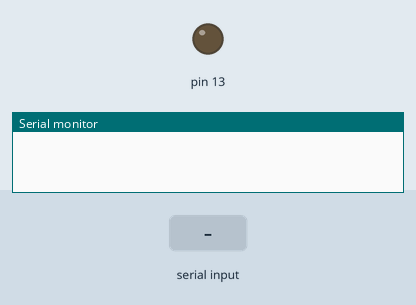
Recording of a sketch running on a simulated Arduino Uno, built with avr-gcc and run on an emulated ATmega328P. On the bench: output pins drawn as LEDs (lit = HIGH), the last lines printed to the serial monitor. Inputs (shaded band) come from the test bench.

Above: at 1.2 s.
1.3 s: "1" received over the second serial link
At 1.7 s:
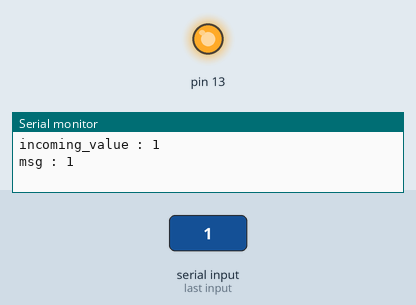
2.8 s: "0" received over the second serial link
At 3.9 s:
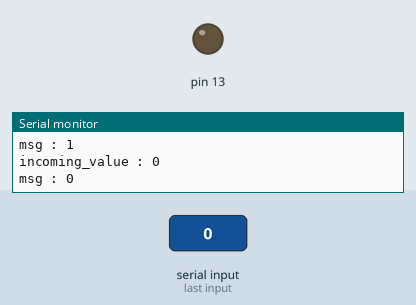
Timing chart, 0 to 5.8 s (numbered marks = the images above; inputs shaded):
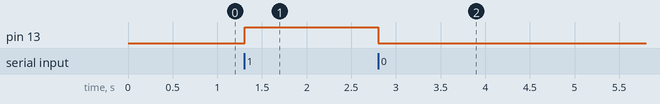

The sketch:

led_bluetooth.ino
```cpp
#include <SoftwareSerial.h>
//int rxd=1, txd=0;
//2 est le rx de l'arduino et 3 son tx
int rxd=3, txd=2;
SoftwareSerial Serialhc05(txd, rxd);

String msg;
String Incoming_value;

void setup() {
  pinMode(13, OUTPUT);
  //Serial.println("ENTER AT Commands:");
  Serialhc05.begin(9600);
  Serial.begin(9600);
}
void loop() {
  readSerialPort();

  if (Serialhc05.available()) {

    Serial.write(Serialhc05.read());
    Serial.println("t");
  }

}
void readSerialPort() {
  msg = "";

    delay(10);
    if (Serialhc05.available() > 0) {
      char c = Serialhc05.read();  //gets one byte from serial buffer
      msg += c;


      Incoming_value = msg;

      Serial.println("incoming_value : "+ Incoming_value);
      Serial.println("msg : "+ msg);

      if (Incoming_value == "1")
        digitalWrite(13, HIGH);
      else if (Incoming_value == "0")
        digitalWrite(13, LOW);

    }

}
```

Measured:
- after the input at 1.3 s, pin 13: LOW → HIGH at once
- after the input at 2.8 s, pin 13: HIGH → LOW at once
